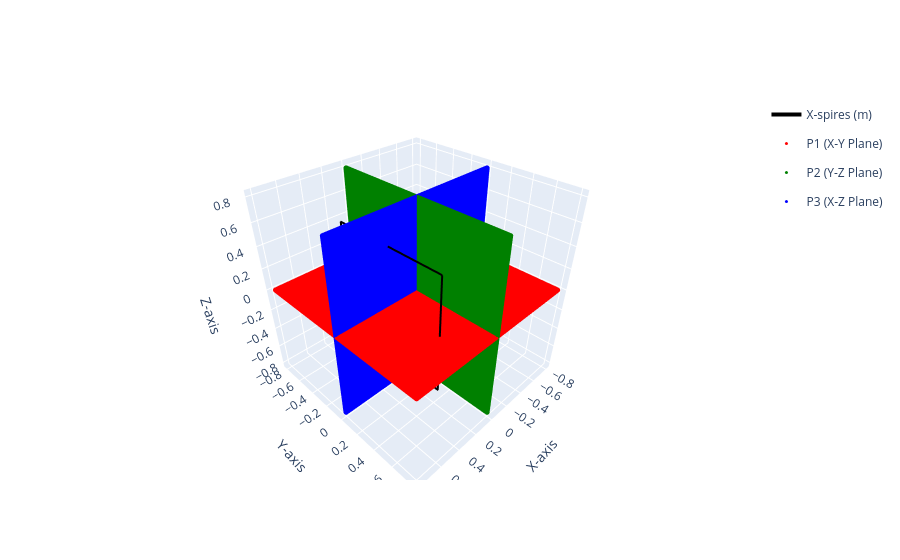

This figure's notebook cell:
### Markdown cell above
Set Simulation Grid

### Code cell
# Generar grid
X, Y, Z = sim.generate_range([-0.8, 0.8],[-0.8, 0.8], [-0.8, 0.8], step_size_x = grid_length_size)

hplot.plot_grid(X, Y, Z, f0)

### Figure 1 — Plotly figure (JSON) as saved in the notebook; plotly's stock layout.template omitted (floating-point values rounded to 4 significant figures; data arrays with more than 128 entries replaced by an {"elided": "..."} marker saying what was removed)
{"data": [{"legendgroup": "X-spires (m)", "line": {"color": "black", "width": 4}, "mode": "lines", "name": "X-spires (m)", "showlegend": true, "type": "scatter3d", "x": {"elided": "401 float values"}, "y": {"elided": "401 float values"}, "z": {"elided": "401 float values"}}, {"legendgroup": "X-spires (m)", "line": {"color": "black", "width": 4}, "mode": "lines", "showlegend": false, "type": "scatter3d", "x": {"elided": "401 float values"}, "y": {"elided": "401 float values"}, "z": {"elided": "401 float values"}}, {"marker": {"color": "red", "size": 3}, "mode": "markers", "name": "P1 (X-Y Plane)", "type": "scatter3d", "x": {"elided": "26569 float values"}, "y": {"elided": "26569 float values"}, "z": {"elided": "26569 float values"}}, {"marker": {"color": "green", "size": 3}, "mode": "markers", "name": "P2 (Y-Z Plane)", "type": "scatter3d", "x": {"elided": "26569 float values"}, "y": {"elided": "26569 float values"}, "z": {"elided": "26569 float values"}}, {"marker": {"color": "blue", "size": 3}, "mode": "markers", "name": "P3 (X-Z Plane)", "type": "scatter3d", "x": {"elided": "26569 float values"}, "y": {"elided": "26569 float values"}, "z": {"elided": "26569 float values"}}], "layout": {"scene": {"xaxis": {"title": {"text": "X-axis"}}, "yaxis": {"title": {"text": "Y-axis"}}, "zaxis": {"title": {"text": "Z-axis"}}}}}
